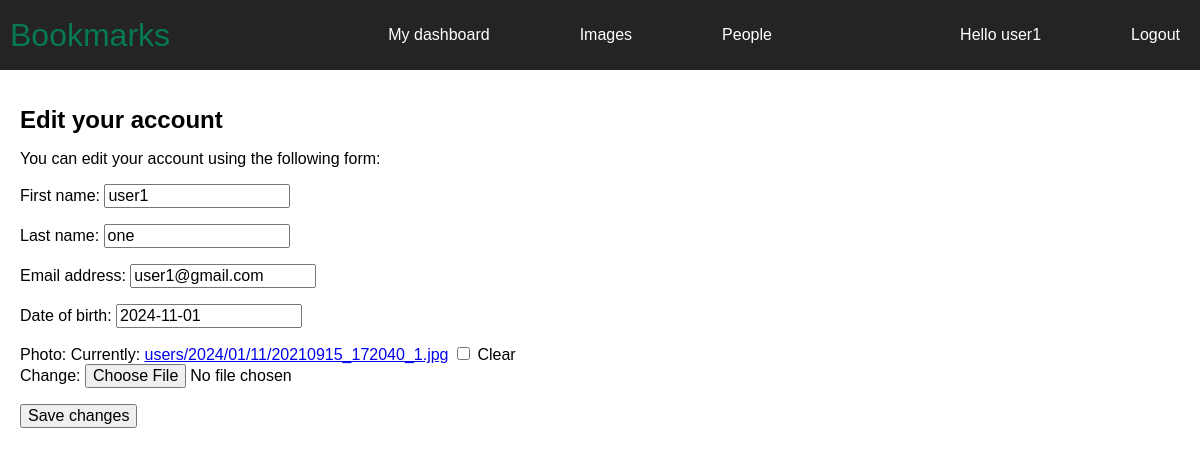
Page /account/edit/ (signed in) on the earlier database version.
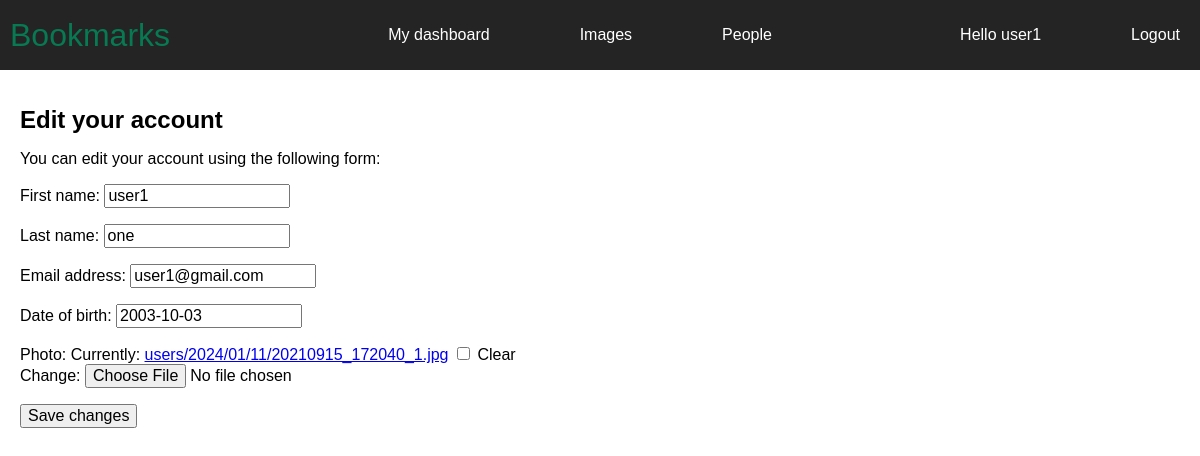
Same page on the later database version.
### account/models.py (models this page shows, shortened)
class Profile(models.Model):
    user = models.OneToOneField(settings.AUTH_USER_MODEL, on_delete=models.CASCADE)
    date_of_birth = models.DateField(blank=True, null=True)
    photo = models.ImageField(upload_to="users/%Y/%m/%d/", blank=True)

### account/views.py (the view)
# urls.py: path("edit/", views.edit, name="edit"),
@login_required
def edit(request):
    profile = get_object_or_404(Profile, user=request.user)
    if request.method == "POST":
        user_form = UserEditForm(instance=request.user, data=request.POST)
        profile_form = ProfileEditForm(
            instance=request.user.profile, data=request.POST, files=request.FILES
        )
        if user_form.is_valid() and profile_form.is_valid():
            user_form.save()
            profile_form.save()
            messages.success(request, "Profile updated successfully")
            return redirect("dashboard")  # Redirect to the dashboard view
        else:
            messages.error(request, "Error updating your profile")
    else:
        user_form = UserEditForm(instance=request.user)
        profile_form = ProfileEditForm(instance=request.user.profile)
    return render(
        request,
        "account/edit.html",
        {"user_form": user_form, "profile_form": profile_form},
    )

### account/forms.py
class UserEditForm(forms.ModelForm):
    class Meta:
        model = User
        fields = ("first_name", "last_name", "email")

class ProfileEditForm(forms.ModelForm):
    class Meta:
        model = Profile
        fields = ("date_of_birth", "photo")

### account/templates/account/edit.html (shortened to what this page needs)
{% extends 'base.html' %}
{% block content %}
    <h1>Edit your account</h1>
    <p>You can edit your account using the following form:</p>
    <form method="post" enctype="multipart/form-data">
        {{ user_form.as_p }}
        {{ profile_form.as_p }}
        <p><input type="submit" value="Save changes" aria-label="save change"></p>
    </form>
{% endblock %}

### account/templates/base.html (shortened to what this page needs)
{% load static %}
<!DOCTYPE html>
<html lang="en">
<head>
    <link rel="stylesheet" href="{% static 'css/base.css' %}">
</head>
<body>
    <div id="header">
        <span class="logo">Bookmarks</span>
        {% if request.user.is_authenticated %}
            <ul class="menu">
                <li {% if section == 'dashboard' %} class="selected"{% endif %}>
                    <a href="{% url 'dashboard' %}">My dashboard</a>
                </li>
                <li {% if section == 'images' %} class="selected"{% endif %}>
                    <a href="#">Images</a>
                <li {% if section == 'people' %} class="selected"{% endif %}>
                    <a href="#">People</a>
                </li>
            </ul>
        {% endif %}
        <span class="user">
            {% if request.user.is_authenticated %}
                <a href="#" style="color: white;">
                    Hello {{ request.user.first_name }}
                </a>
                <a href="{% url 'logout' %}" class="greeting">Logout</a>
            {% endif %}
        </span>
    </div>
    <div id="content">
        {% block content %}
        {% endblock %}
    </div>
</body>
</html>

### account/static/css/base.css (style rules this page uses)
* { font-family: 'Gill Sans', 'Gill Sans MT', Calibri, 'Trebuchet MS', sans-serif; font-size: medium; }
body { display: flex; flex-direction: column; align-items: stretch; min-height: 100vh; margin: 0; }
#header { display: flex; justify-content: space-between; align-items: center; background-color: #242424; padding: 10px; }
.logo { color: rgb(7, 121, 83); font-size: xx-large; text-align: left; }
.menu { display: flex; align-items: center; gap: 70px; }
.menu li { list-style-type: none; }
.menu a { text-decoration: none; color: white; padding: 10px; }
.user { display: flex; align-items: center; gap: 70px; }
.user a.greeting { color: white !important; }
.user a { text-decoration: none; color: white; padding: 10px; }
#content { padding: 20px; }
#content h1 { font-size: x-large; }
#content p { font-size: medium; }

Differences in the rows shown:
changed Profile: date_of_birth "2024-11-01" → "2003-10-03"
